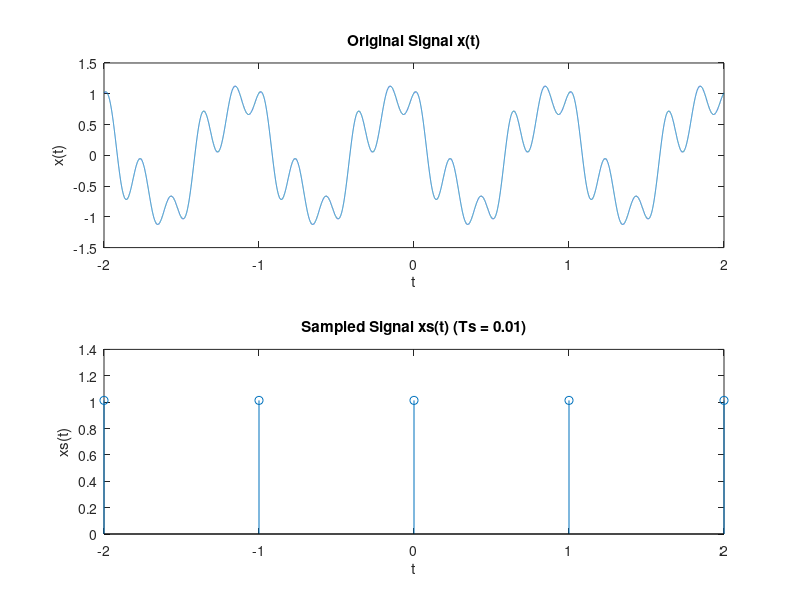

Recreate this plot in MATLAB. (Note: this script raises an error after producing the figure.)
D = rem(21602459,9); % D = 2
%Ts = 0.005*(D+1); % Ts = 0.0150
%Ts = 0.5+ 0.01*D;
%Ts = 0.18 + 0.0005*(D+1);
%Ts = 0.0999;
Ts = 1; % best result, lowest sampling period
            % highest sampling frequency 
dur = 4;
t = -2 : (Ts/10000) : 2;
t1 = -2 : Ts : 2;

%Original x(t)
x = 0.25*cos(2*pi*3*t + (pi/4))+ 0.4*cos(2*pi*5*t ... 
    - (pi/3)) + 0.9*cos(2*pi*t + pi/4);
%Sampled xs(t)

xs = 0.25*cos(2*pi*3*t1 + (pi/4))+ 0.4*cos(2*pi*5*t1 ... 
    - (pi/3)) + 0.9*cos(2*pi*t1 + pi/4);

% Figure 7
figure;
subplot(2,1,1);
plot(t,x);
title('Original Signal x(t)');
xlabel('t');
ylabel('x(t)');

subplot(2,1,2);
stem(t1,xs);
title('Sampled Signal xs(t) (Ts = 0.01)');
xlabel('t');
ylabel('xs(t)');

%Reconstructed xR(t)
xRZ = DtoA (0,Ts,dur,xs);
xRL = DtoA (1,Ts,dur,xs);
xRI = DtoA (2,Ts,dur,xs);

timePlotZ = linspace(-2,2,length(xRZ));
timePlotL = linspace(-2,2,length(xRL));
timePlotI = linspace(-2,2,length(xRI));

% % Figure 8
% %figure;
% 
% plot(t,x);
% title('Original Signal x(t)');
% xlabel('t');
% ylabel('x(t)');

% % Figure 9
 figure;
subplot(3,1,1);
plot(timePlotZ,xRZ);
title('Reconstruction with Zero Order Hold Interpolation');
xlabel('t');
ylabel('xRZ(t)');

% Figure 10
%figure;
subplot(3,1,2);
plot(timePlotL,xRL);
title('Reconstruction with Linear Interpolation');
xlabel('t');
ylabel('xRL(t)');
% 
% Figure 11
%figure;
subplot(3,1,3);
plot(timePlotI,xRI);
title('Reconstruction with Ideal Bandlimited Interpolation');
xlabel('t');
ylabel('xRI(t)');



